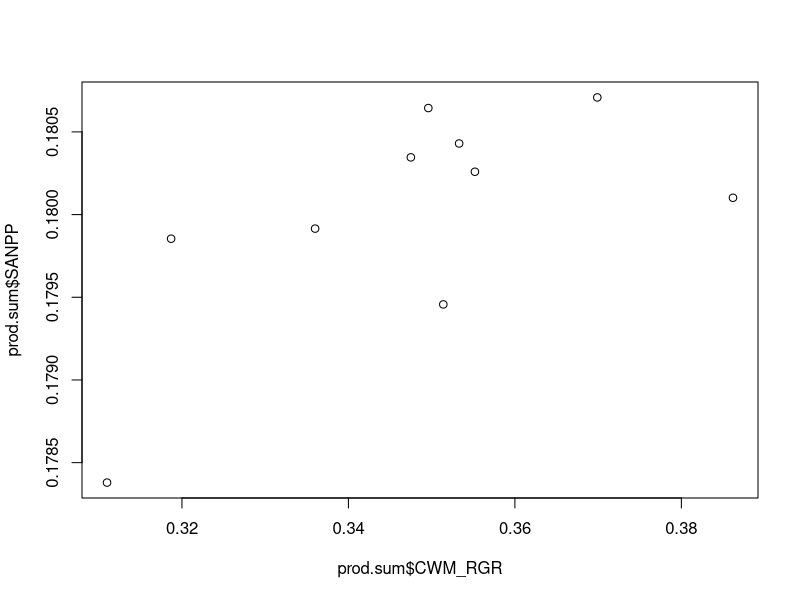

This figure's R source:

#' @title: Theoretical limits to the correlation between plant traits and productivity
#' 
#' @description: Here, we use the model of primary productivity based on relative growth
#' rates of individual species and their biomass proportions in the communities to test the
#' theoretical limits of the predictability of primary productivity from plant functional traits.
#' 
#' @details: Garnier et al. (2004, Ecology) proposed a formal, causal model linking species'
#' relative growth rates and phenology to primary productivity:
#' 
#' SANPP (g g-1 day-1) = log10( sum(pi)*exp(RGRi*(tf-t0)i) ) )/delta time
#' 
#' where: 
#' pi is standing, living biomass in a community of species i
#' RGR is the maximum relative growth rate (g g-1 day-1) determined experimentally
#' tf-t0 is the period of growth for species i
#' delta time is the period over which the measurements too place
#' 
#' Thus, we can use this equation to simulate SANPP based on known RGRs, pi's and
#' relative growth rates. 
#' 
#' We then assume as per Garnier et al. (2004) and Reich et al. (1997) that certain
#' easy-to-measure plant traits like SLA, leaf nitrogen etc. can predict RGR. 
#' 
#' We then can ask if there is uncertainty in that prediction along with phenological
#' uncertainty and uncertainty in the actual SANPP measurements, what the theoretical
#' limits to predicting SANPP from plant traits is.
#' 
#' notes:
#' 1. seems that one major part of the bad correlation is when the correlation
#' between species' pi and the relative growth rate is low
#' 
#' 2. but definitely not only that... the differences in growing season length
#' are also super important it seems
#' 

# load relevant libraries
library(dplyr)

# communities
com <- 10

# species number
sp <- 5

# evenness parameter
even <- 3

# set the delta time period
dt <- 150

# each row is a different community
pi <- gtools::rdirichlet(n = com, alpha = rep(even, sp))
pi <- round(pi, 2)

# draw RGR values
RGR <- round(runif(n = sp, min = 0.05, 0.5), 2)
RGR <- data.frame(sp = paste0("sp_", 1:length(RGR)),
                  RGR = RGR)

# draw tf and t0 values
t0f <- lapply(1:sp, function(x) {
  ymin <- runif(n = 1, min = 0, max = dt/5 )
  ymax <- runif(n = 1, min = (dt/5)*4, max = dt )
  ymin <- 0
  ymax <- dt
  
  z <- sort(round(c(ymin, ymax), 0))
  print(z)
  
  df <- data.frame(sp = paste0("sp_", x))
  df$t0 <- z[1]
  df$tf <- z[2]
  
  return(df)
  
} )
t0f <- dplyr::bind_rows(t0f)

pi <- 
  apply(pi, 1, function(x) {
  df <- data.frame(sp = paste0("sp_", 1:length(x)))
  df$pi <- x
  
  return(df)
  
})
pi <- dplyr::bind_rows(pi, .id = "com")

# join these data.frames
prod.dat <- left_join(left_join(pi, t0f, by = "sp"), 
                      RGR, by = "sp"
                      )

# calculate SANPP
SANPP <- vector(length = nrow(prod.dat))
for(i in 1:nrow(prod.dat)) {
    
    SANPP[i] <- with(prod.dat[i,],
                      (pi*exp(RGR*(tf-t0))) )
    
  }

# add SANPP to the dataset
prod.dat$SANPP <- SANPP

# summarise to the community-level
prod.sum <- 
  prod.dat %>%
  group_by(com) %>%
  summarise(CWM_RGR = sum(pi*RGR),
            SANPP = log10(sum(SANPP))/dt )

# check whether community weighted mean of RGR predicts SANPP
plot(prod.sum$CWM_RGR, prod.sum$SANPP)
cor.test(prod.sum$CWM_RGR, prod.sum$SANPP)

# check if species with high RGR are dominating
cor(prod.dat$RGR, prod.dat$pi)
prod.dat %>%
  group_by(com) %>%
  summarise(cor1 = cor(pi, RGR)) %>%
  pull(cor1) %>%
  mean()




